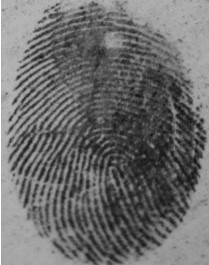
#> input picture finger_print.jpg, 209 x 265 px, found by its file name
$ python 'Fingerprint Detailing.py'
#> lines starting #> are read from the running program, lines starting #| are printed output that depends on the picture; after the words box and inside, x2 and y2 are one past the last pixel; in counts of white or black regions, pixels touching at a corner belong together
import cv2
import numpy as np

img = cv2.imread("H:/Sem5/Day3/Images/finger_print.jpg",0)
#> img is the input picture: shape (265, 209); min 14, max 255, mean 108.9
#bin_img1 = cv2.threshold(img, 80, 255, cv2.THRESH_BINARY_INV)[1]
bin_img = cv2.adaptiveThreshold(img, 255,cv2.ADAPTIVE_THRESH_GAUSSIAN_C, cv2.THRESH_BINARY_INV, 11,2)
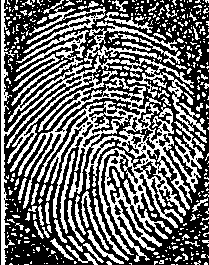
#> bin_img: shape (265, 209); 42.1% white in thin lines or dots

#kernel = np.ones((5,5),np.uint8)
kernel = cv2.getStructuringElement(cv2.MORPH_CROSS, (3,3))

cv2.imshow('bin', bin_img)

erode = cv2.erode(bin_img, kernel)
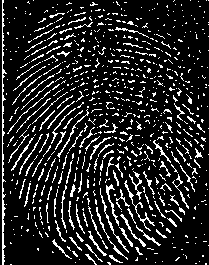
#> erode: shape (265, 209); 14.3% white in thin lines or dots
closing = cv2.morphologyEx(bin_img, cv2.MORPH_CLOSE, kernel)
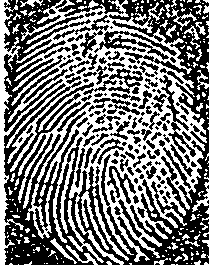
#> closing: shape (265, 209); 46.8% white; 227 white regions (182 under 20 px), largest, box (x1, y1, x2, y2) and area: (0, 0, 207, 265) 22123, (67, 200, 104, 263) 329, (81, 191, 109, 250) 316

cv2.imshow('erode', erode)
cv2.imshow('closing', closing)

cv2.waitKey(0)
cv2.destroyAllWindows()
